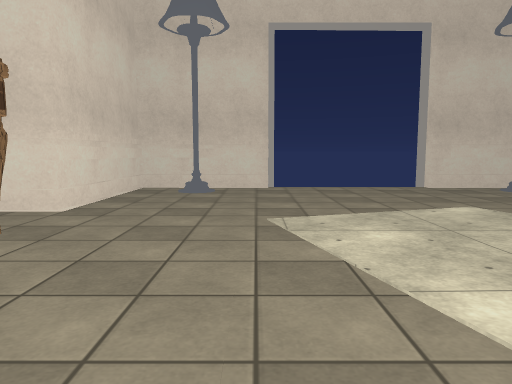
View 1 (above)

14 first-person views from a walk through a Unity game level. The camera is 1.2 m above the floor, tilts 6° down and sees 70° across. Doors are open. The floor is counted in squares, 2 m on a side. Each view is taken from the middle of a square. On the plan, view 1 faces up. The plan holds only what a view shows up to about 10 squares ahead; the rest is blank. The place goes on beyond the plan. The player is left out. Some animated figures are not drawn. Surface patterns are stand-ins for the level's own textures.

View 2
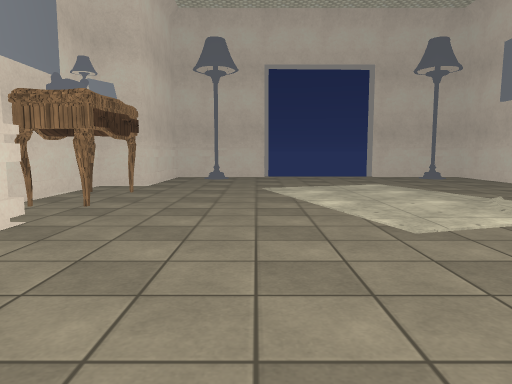

View 3
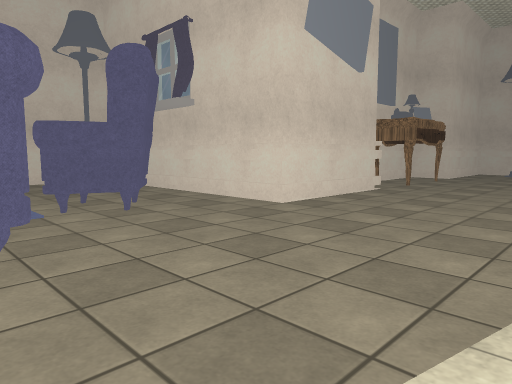

View 4
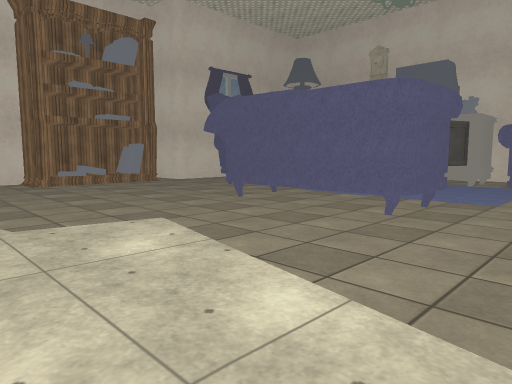

View 5
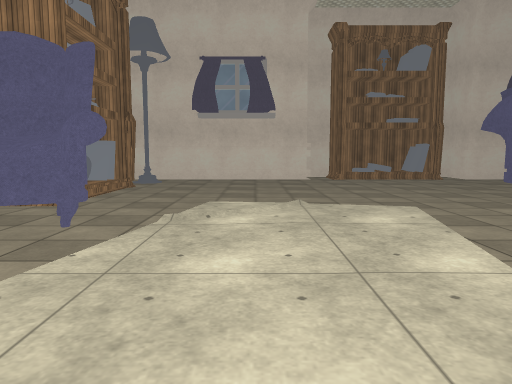

View 6
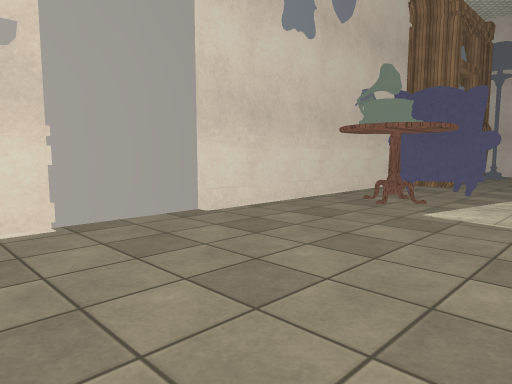

View 7
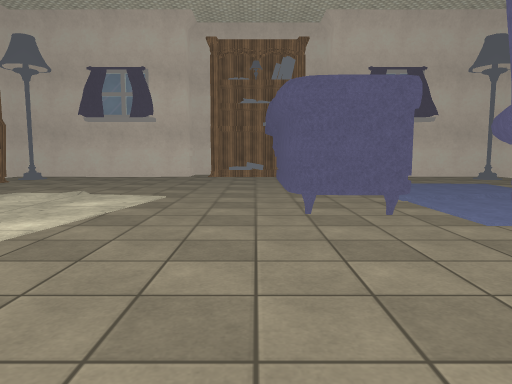

View 8
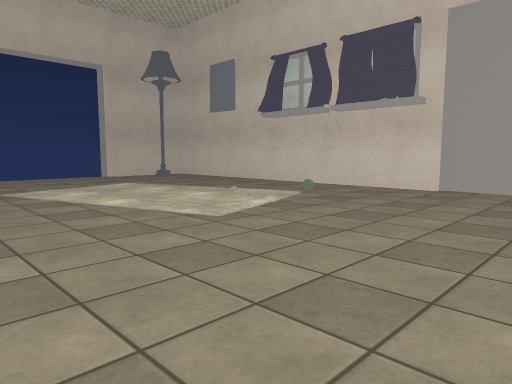

View 9
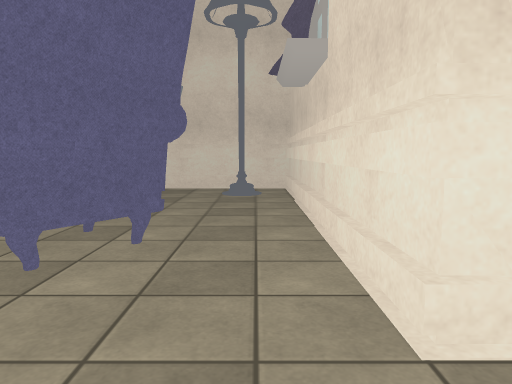

View 10
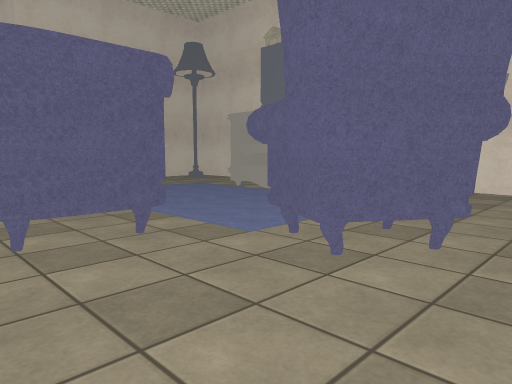

View 11
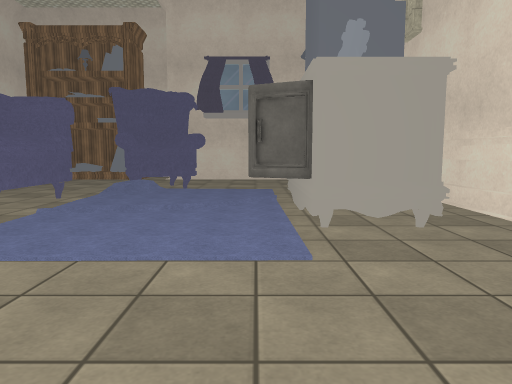

View 12
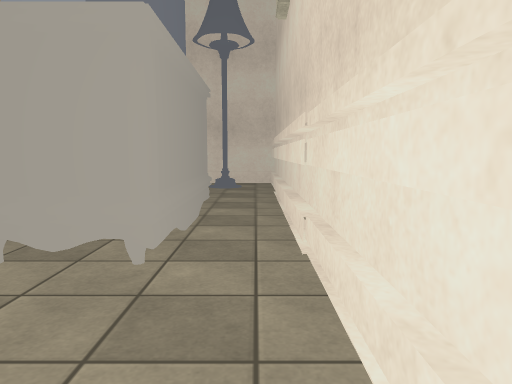

View 13
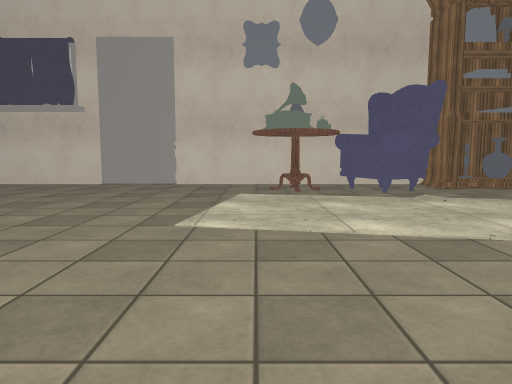

View 14
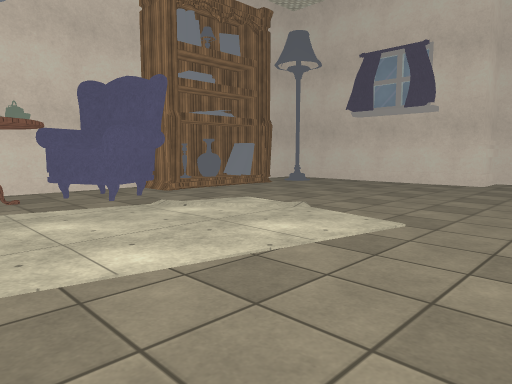

### Floor plan
Key: @ floor where view 1 was taken; # wall or solid block; x gap in a wall; . floor; D open door; O other object.
Columns run from 8 left of view 1 to 6 right of it. Each row starts with its distance up from view 1.
  7       ##xDDD##
  6       #O.DD.O#
  5       #.......
  4      ##.......
  3      #O.......#
  2      #O......##
  1      #O......#
  0      ##.@....##
 -1       #.......#
 -2 #######.......#
 -3 ##O..........##
 -4 #...OO.......#
 -5 #....OO.....O#
 -6 #.#O .O.....O#
 -7 #.O. .O.....O#
 -8 #.#. .O......O
 -9 #....O.......O
-10 #...OO.......##
-11 #.O...O.....O.#
-12 ######O########
-13      #  #

Positions as (right, up) in squares from view 1, and headings:
1: (0, 0), facing up
2: (0, -3), facing up
3: (1, -6), facing up-left
4: (2, -4), facing down-left
5: (2, -3), facing down
6: (2, 0), facing down-right
7: (-1, -2), facing down
8: (-1, -3), facing up-right
9: (-1, -3), facing left
10: (-1, -3), facing down-left
11: (-5, -3), facing down
12: (-7, -4), facing down
13: (-2, -4), facing right
14: (-1, -4), facing down-right
